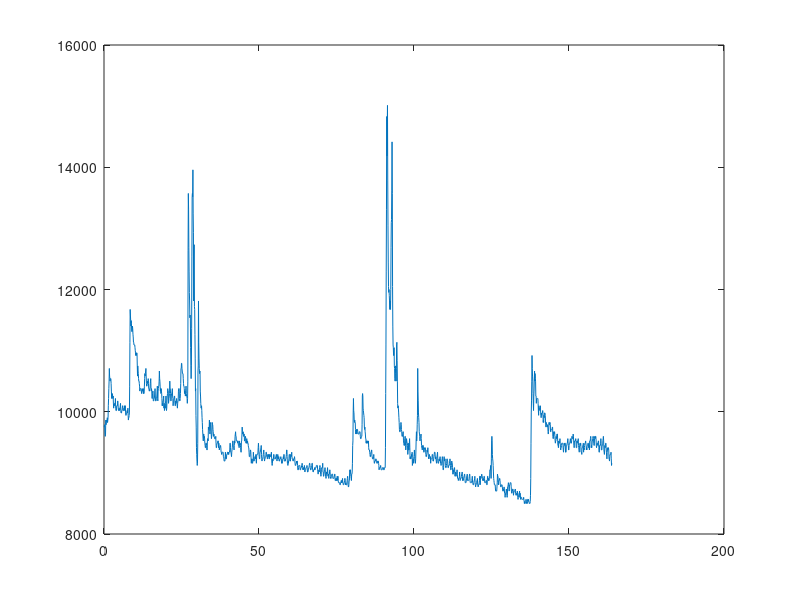

Write the MATLAB code that produced this figure. (Note: this script raises an error after producing the figure.)
%clear
load sensor.mat
load data.mat
load Hd.mat
Fs = 1 / 82e-3

plot(data{1,1}(:,4), data{1,1}(:,1));
hold on;
plot(data{1,1}(:,4), filter(Hd, detrend(sgolayfilt(data{1,1}(:,1),5, 41))));

legend('signal','filtered signal');
%obw([data{1,1}(:,1),medfilt1(data{1,1}(:,1),3)], Fs);
%obw([data{1,1}(:,1), sgolayfilt(data{1,1}(:,1), 20, 51)], Fs)

%obw([data{1,1}(:,1) data{2,1}(:,1) data{3,1}(:,1) data{4,1}(:,1)], Fs)

%% Compute Bandwidth Feature

%bandwidth_feat = extract_bandwidth(sensor, Fs);

%fb = max([max(bandwidth_feat{1,1}(1,:)) max(bandwidth_feat{1,2}(1,:)) max(bandwidth_feat{1,3}(1,:))])

%% filtering sensor


for i = 1: 1: 3
   for j = 1: 1: 3
       for k = 1: 1: size(sensor{i, j}, 2)
           
          %  sensor_filtered{i, j}(:,k) =  medfilt1(sgolayfilt(detrend(sensor_filtered{i, j}(:,k)),5,25),3);
            
                
           % Low Pass Filter
            sensor_filtered{i, j}(:,k) = filter(Hd, sensor{i, j}(:,k));
            % Median filter for spikes
          %  sensor_filtered{i, j}(:,k) = medfilt1(sensor{i, j}(:,k), 3);
            %
           % sensor_filtered{i, j}(:,k) = sgolayfilt(sensor_filtered{i, j}(:,k),5,41);
           
       end
   end
end

%% Compute Bandwidth Feature

bandwidth_feat{1,1} = extract_bandwidth(sensor_filtered, Fs);

%% Compute Max Peak Feature

maxpeaks_feat{1,1} = extract_fmaxpeak(sensor_filtered, Fs);

%% Compute Average Power Feature

bandp_feat{1,1} = extract_bandpower(sensor_filtered);

%% Compute Average Peaks Distance

avgdist_feat{1,1} = extract_averagedistance_peaks(sensor_filtered, Fs);

feat_filtered = [bandwidth_feat; maxpeaks_feat; bandp_feat; avgdist_feat]
